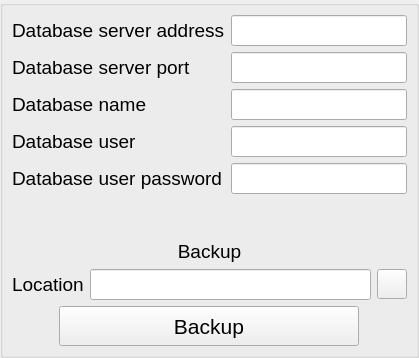
     <widget class="QWidget" name="tab_3">
      <attribute name="icon">
       <iconset resource="../../resources.qrc">
        <normaloff>:/PNG/IMG/database.png</normaloff>:/PNG/IMG/database.png</iconset>
      </attribute>
      <attribute name="title">
       <string>Database</string>
      </attribute>
      <layout class="QGridLayout" name="gridLayout_6">
       <property name="leftMargin">
        <number>0</number>
       </property>
       <property name="topMargin">
        <number>0</number>
       </property>
       <property name="rightMargin">
        <number>0</number>
       </property>
       <property name="bottomMargin">
        <number>0</number>
       </property>
       <property name="spacing">
        <number>4</number>
       </property>
       <item row="0" column="0">
        <widget class="QGroupBox" name="groupBox_3">
         <property name="title">
          <string/>
         </property>
         <layout class="QGridLayout" name="gridLayout_11">
          <item row="5" column="0" colspan="2">
           <spacer name="verticalSpacer">
            <property name="orientation">
             <enum>Qt::Vertical</enum>
            </property>
            <property name="sizeHint" stdset="0">
             <size>
              <width>20</width>
              <height>40</height>
             </size>
            </property>
           </spacer>
          </item>
          <item row="7" column="0" colspan="2">
           <layout class="QGridLayout" name="gridLayout_17">
            <item row="0" column="1">
             <widget class="QLineEdit" name="lineEdit_backup_path">
              <property name="minimumSize">
               <size>
                <width>0</width>
                <height>30</height>
               </size>
              </property>
              <property name="font">
               <font>
                <pointsize>14</pointsize>
               </font>
              </property>
              <property name="focusPolicy">
               <enum>Qt::ClickFocus</enum>
              </property>
             </widget>
            </item>
            <item row="0" column="0">
             <widget class="QLabel" name="label_18">
              <property name="font">
               <font>
                <pointsize>14</pointsize>
               </font>
              </property>
              <property name="text">
               <string>Location</string>
              </property>
             </widget>
            </item>
            <item row="0" column="2">
             <widget class="QPushButton" name="pushButton_get_backup_path">
              <property name="minimumSize">
               <size>
                <width>30</width>
                <height>30</height>
               </size>
              </property>
              <property name="maximumSize">
               <size>
                <width>30</width>
                <height>30</height>
               </size>
              </property>
              <property name="focusPolicy">
               <enum>Qt::ClickFocus</enum>
              </property>
              <property name="text">
               <string/>
              </property>
              <property name="icon">
               <iconset resource="../../resources.qrc">
                <normaloff>:/PNG/IMG/explorer.png</normaloff>:/PNG/IMG/explorer.png</iconset>
              </property>
              <property name="iconSize">
               <size>
                <width>26</width>
                <height>26</height>
               </size>
              </property>
             </widget>
            </item>
           </layout>
          </item>
          <item row="0" column="1">
           <widget class="QLineEdit" name="lineEdit_database_server_adress">
            <property name="minimumSize">
             <size>
              <width>0</width>
              <height>30</height>
             </size>
            </property>
            <property name="font">
             <font>
              <pointsize>14</pointsize>
             </font>
            </property>
            <property name="focusPolicy">
             <enum>Qt::ClickFocus</enum>
            </property>
           </widget>
          </item>
          <item row="4" column="1">
           <widget class="QLineEdit" name="lineEdit_database_password">
            <property name="minimumSize">
             <size>
              <width>0</width>
              <height>30</height>
             </size>
            </property>
            <property name="font">
             <font>
              <pointsize>14</pointsize>
             </font>
            </property>
            <property name="focusPolicy">
             <enum>Qt::ClickFocus</enum>
            </property>
           </widget>
          </item>
          <item row="8" column="0" colspan="2">
           <layout class="QGridLayout" name="gridLayout_18">
            <item row="0" column="0">
             <widget class="QPushButton" name="pushButton_run_backup">
              <property name="minimumSize">
               <size>
                <width>300</width>
                <height>40</height>
               </size>
              </property>
              <property name="maximumSize">
               <size>
                <width>300</width>
                <height>40</height>
               </size>
              </property>
              <property name="font">
               <font>
                <pointsize>16</pointsize>
               </font>
              </property>
              <property name="focusPolicy">
               <enum>Qt::ClickFocus</enum>
              </property>
              <property name="text">
               <string>Backup</string>
              </property>
              <property name="icon">
               <iconset resource="../../resources.qrc">
                <normaloff>:/PNG/IMG/play.png</normaloff>:/PNG/IMG/play.png</iconset>
              </property>
              <property name="iconSize">
               <size>
                <width>32</width>
                <height>32</height>
               </size>
              </property>
             </widget>
            </item>
           </layout>
          </item>
          <item row="1" column="0">
           <widget class="QLabel" name="label_5">
            <property name="minimumSize">
             <size>
              <width>0</width>
              <height>30</height>
             </size>
            </property>
            <property name="font">
             <font>
              <pointsize>14</pointsize>
             </font>
            </property>
            <property name="text">
             <string>Database server port</string>
            </property>
           </widget>
          </item>
          <item row="3" column="0">
           <widget class="QLabel" name="label_6">
            <property name="minimumSize">
             <size>
              <width>0</width>
              <height>30</height>
             </size>
            </property>
            <property name="font">
             <font>
              <pointsize>14</pointsize>
             </font>
            </property>
            <property name="text">
             <string>Database user</string>
            </property>
           </widget>
          </item>
          <item row="2" column="0">
           <widget class="QLabel" name="label_8">
            <property name="minimumSize">
             <size>
              <width>0</width>
              <height>30</height>
             </size>
            </property>
            <property name="font">
             <font>
              <pointsize>14</pointsize>
             </font>
            </property>
            <property name="text">
             <string>Database name</string>
            </property>
           </widget>
          </item>
          <item row="3" column="1">
           <widget class="QLineEdit" name="lineEdit_database_user">
            <property name="minimumSize">
             <size>
              <width>0</width>
              <height>30</height>
             </size>
            </property>
            <property name="font">
             <font>
              <pointsize>14</pointsize>
             </font>
            </property>
            <property name="focusPolicy">
             <enum>Qt::ClickFocus</enum>
            </property>
           </widget>
          </item>
          <item row="2" column="1">
           <widget class="QLineEdit" name="lineEdit_database_name">
            <property name="minimumSize">
             <size>
              <width>0</width>
              <height>30</height>
             </size>
            </property>
            <property name="font">
             <font>
              <pointsize>14</pointsize>
             </font>
            </property>
            <property name="focusPolicy">
             <enum>Qt::ClickFocus</enum>
            </property>
           </widget>
          </item>
          <item row="0" column="0">
           <widget class="QLabel" name="label_4">
            <property name="minimumSize">
             <size>
              <width>0</width>
              <height>30</height>
             </size>
            </property>
            <property name="font">
             <font>
              <pointsize>14</pointsize>
             </font>
            </property>
            <property name="text">
             <string>Database server address</string>
            </property>
           </widget>
          </item>
          <item row="4" column="0">
           <widget class="QLabel" name="label_7">
            <property name="minimumSize">
             <size>
              <width>0</width>
              <height>30</height>
             </size>
            </property>
            <property name="font">
             <font>
              <pointsize>14</pointsize>
             </font>
            </property>
            <property name="text">
             <string>Database user password</string>
            </property>
           </widget>
          </item>
          <item row="1" column="1">
           <widget class="QLineEdit" name="lineEdit_database_server_port">
            <property name="minimumSize">
             <size>
              <width>0</width>
              <height>30</height>
             </size>
            </property>
            <property name="font">
             <font>
              <pointsize>14</pointsize>
             </font>
            </property>
            <property name="focusPolicy">
             <enum>Qt::ClickFocus</enum>
            </property>
           </widget>
          </item>
          <item row="6" column="0" colspan="2">
           <widget class="QLabel" name="label_20">
            <property name="font">
             <font>
              <pointsize>14</pointsize>
             </font>
            </property>
            <property name="text">
             <string>Backup</string>
            </property>
            <property name="alignment">
             <set>Qt::AlignCenter</set>
            </property>
           </widget>
          </item>
         </layout>
        </widget>
       </item>
      </layout>
     </widget>
